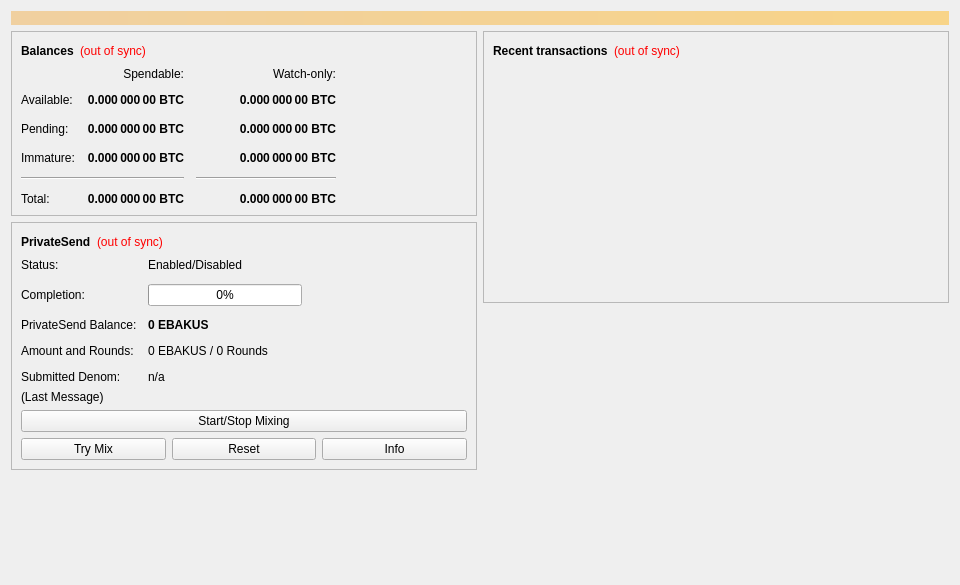
<?xml version="1.0" encoding="UTF-8"?>
<ui version="4.0">
 <class>OverviewPage</class>
 <widget class="QWidget" name="OverviewPage">
  <property name="geometry">
   <rect>
    <x>0</x>
    <y>0</y>
    <width>960</width>
    <height>585</height>
   </rect>
  </property>
  <property name="minimumSize">
   <size>
    <width>960</width>
    <height>0</height>
   </size>
  </property>
  <property name="windowTitle">
   <string>Form</string>
  </property>
  <layout class="QVBoxLayout" name="topLayout">
   <item>
    <widget class="QLabel" name="labelAlerts">
     <property name="visible">
      <bool>false</bool>
     </property>
     <property name="styleSheet">
      <string notr="true">background-color: qlineargradient(x1: 0, y1: 0, x2: 1, y2: 0, stop:0 #F0D0A0, stop:1 #F8D488); color:#000000;</string>
     </property>
     <property name="wordWrap">
      <bool>true</bool>
     </property>
     <property name="margin">
      <number>3</number>
     </property>
    </widget>
   </item>
   <item>
    <layout class="QHBoxLayout" name="horizontalLayout" stretch="1,1">
     <item>
      <layout class="QVBoxLayout" name="verticalLayout_2">
       <item>
        <widget class="QFrame" name="frame">
         <property name="frameShape">
          <enum>QFrame::StyledPanel</enum>
         </property>
         <property name="frameShadow">
          <enum>QFrame::Raised</enum>
         </property>
         <layout class="QVBoxLayout" name="verticalLayout_4">
          <item>
           <layout class="QHBoxLayout" name="horizontalLayout_4">
            <item>
             <widget class="QLabel" name="label_5">
              <property name="font">
               <font>
                <weight>75</weight>
                <bold>true</bold>
               </font>
              </property>
              <property name="text">
               <string>Balances</string>
              </property>
             </widget>
            </item>
            <item>
             <widget class="QLabel" name="labelWalletStatus">
              <property name="toolTip">
               <string>The displayed information may be out of date. Your wallet automatically synchronizes with the Ebakus network after a connection is established, but this process has not completed yet.</string>
              </property>
              <property name="styleSheet">
               <string notr="true">QLabel { color: red; }</string>
              </property>
              <property name="text">
               <string notr="true">(out of sync)</string>
              </property>
              <property name="alignment">
               <set>Qt::AlignLeading|Qt::AlignLeft|Qt::AlignVCenter</set>
              </property>
             </widget>
            </item>
            <item>
             <spacer name="horizontalSpacer_3">
              <property name="orientation">
               <enum>Qt::Horizontal</enum>
              </property>
              <property name="sizeHint" stdset="0">
               <size>
                <width>40</width>
                <height>20</height>
               </size>
              </property>
             </spacer>
            </item>
           </layout>
          </item>
          <item>
           <layout class="QGridLayout" name="gridLayout">
            <property name="spacing">
             <number>12</number>
            </property>
            <item row="2" column="2">
             <widget class="QLabel" name="labelWatchPending">
              <property name="font">
               <font>
                <weight>75</weight>
                <bold>true</bold>
               </font>
              </property>
              <property name="cursor">
               <cursorShape>IBeamCursor</cursorShape>
              </property>
              <property name="toolTip">
               <string>Unconfirmed transactions to watch-only addresses</string>
              </property>
              <property name="text">
               <string notr="true">0.000 000 00 BTC</string>
              </property>
              <property name="alignment">
               <set>Qt::AlignRight|Qt::AlignTrailing|Qt::AlignVCenter</set>
              </property>
              <property name="textInteractionFlags">
               <set>Qt::LinksAccessibleByMouse|Qt::TextSelectableByKeyboard|Qt::TextSelectableByMouse</set>
              </property>
             </widget>
            </item>
            <item row="2" column="1">
             <widget class="QLabel" name="labelUnconfirmed">
              <property name="font">
               <font>
                <weight>75</weight>
                <bold>true</bold>
               </font>
              </property>
              <property name="cursor">
               <cursorShape>IBeamCursor</cursorShape>
              </property>
              <property name="toolTip">
               <string>Total of transactions that have yet to be confirmed, and do not yet count toward the spendable balance</string>
              </property>
              <property name="text">
               <string notr="true">0.000 000 00 BTC</string>
              </property>
              <property name="alignment">
               <set>Qt::AlignRight|Qt::AlignTrailing|Qt::AlignVCenter</set>
              </property>
              <property name="textInteractionFlags">
               <set>Qt::LinksAccessibleByMouse|Qt::TextSelectableByKeyboard|Qt::TextSelectableByMouse</set>
              </property>
             </widget>
            </item>
            <item row="3" column="2">
             <widget class="QLabel" name="labelWatchImmature">
              <property name="font">
               <font>
                <weight>75</weight>
                <bold>true</bold>
               </font>
              </property>
              <property name="cursor">
               <cursorShape>IBeamCursor</cursorShape>
              </property>
              <property name="toolTip">
               <string>Mined balance in watch-only addresses that has not yet matured</string>
              </property>
              <property name="text">
               <string notr="true">0.000 000 00 BTC</string>
              </property>
              <property name="alignment">
               <set>Qt::AlignRight|Qt::AlignTrailing|Qt::AlignVCenter</set>
              </property>
              <property name="textInteractionFlags">
               <set>Qt::LinksAccessibleByMouse|Qt::TextSelectableByKeyboard|Qt::TextSelectableByMouse</set>
              </property>
             </widget>
            </item>
            <item row="4" column="0" colspan="2">
             <widget class="Line" name="lineSpendableBalance">
              <property name="orientation">
               <enum>Qt::Horizontal</enum>
              </property>
             </widget>
            </item>
            <item row="4" column="2">
             <widget class="Line" name="lineWatchBalance">
              <property name="sizePolicy">
               <sizepolicy hsizetype="Preferred" vsizetype="Fixed">
                <horstretch>0</horstretch>
                <verstretch>0</verstretch>
               </sizepolicy>
              </property>
              <property name="minimumSize">
               <size>
                <width>140</width>
                <height>0</height>
               </size>
              </property>
              <property name="orientation">
               <enum>Qt::Horizontal</enum>
              </property>
             </widget>
            </item>
            <item row="5" column="0">
             <widget class="QLabel" name="labelTotalText">
              <property name="text">
               <string>Total:</string>
              </property>
             </widget>
            </item>
            <item row="3" column="1">
             <widget class="QLabel" name="labelImmature">
              <property name="font">
               <font>
                <weight>75</weight>
                <bold>true</bold>
               </font>
              </property>
              <property name="cursor">
               <cursorShape>IBeamCursor</cursorShape>
              </property>
              <property name="toolTip">
               <string>Mined balance that has not yet matured</string>
              </property>
              <property name="text">
               <string notr="true">0.000 000 00 BTC</string>
              </property>
              <property name="alignment">
               <set>Qt::AlignRight|Qt::AlignTrailing|Qt::AlignVCenter</set>
              </property>
              <property name="textInteractionFlags">
               <set>Qt::LinksAccessibleByMouse|Qt::TextSelectableByKeyboard|Qt::TextSelectableByMouse</set>
              </property>
             </widget>
            </item>
            <item row="2" column="3">
             <spacer name="horizontalSpacer_2">
              <property name="orientation">
               <enum>Qt::Horizontal</enum>
              </property>
              <property name="sizeHint" stdset="0">
               <size>
                <width>40</width>
                <height>20</height>
               </size>
              </property>
             </spacer>
            </item>
            <item row="3" column="0">
             <widget class="QLabel" name="labelImmatureText">
              <property name="text">
               <string>Immature:</string>
              </property>
             </widget>
            </item>
            <item row="5" column="1">
             <widget class="QLabel" name="labelTotal">
              <property name="font">
               <font>
                <weight>75</weight>
                <bold>true</bold>
               </font>
              </property>
              <property name="cursor">
               <cursorShape>IBeamCursor</cursorShape>
              </property>
              <property name="toolTip">
               <string>Your current total balance</string>
              </property>
              <property name="text">
               <string notr="true">0.000 000 00 BTC</string>
              </property>
              <property name="alignment">
               <set>Qt::AlignRight|Qt::AlignTrailing|Qt::AlignVCenter</set>
              </property>
              <property name="textInteractionFlags">
               <set>Qt::LinksAccessibleByMouse|Qt::TextSelectableByKeyboard|Qt::TextSelectableByMouse</set>
              </property>
             </widget>
            </item>
            <item row="5" column="2">
             <widget class="QLabel" name="labelWatchTotal">
              <property name="font">
               <font>
                <weight>75</weight>
                <bold>true</bold>
               </font>
              </property>
              <property name="cursor">
               <cursorShape>IBeamCursor</cursorShape>
              </property>
              <property name="toolTip">
               <string>Current total balance in watch-only addresses</string>
              </property>
              <property name="text">
               <string notr="true">0.000 000 00 BTC</string>
              </property>
              <property name="alignment">
               <set>Qt::AlignRight|Qt::AlignTrailing|Qt::AlignVCenter</set>
              </property>
              <property name="textInteractionFlags">
               <set>Qt::LinksAccessibleByMouse|Qt::TextSelectableByKeyboard|Qt::TextSelectableByMouse</set>
              </property>
             </widget>
            </item>
            <item row="0" column="2">
             <widget class="QLabel" name="labelWatchonly">
              <property name="text">
               <string>Watch-only:</string>
              </property>
              <property name="alignment">
               <set>Qt::AlignRight|Qt::AlignTrailing|Qt::AlignVCenter</set>
              </property>
             </widget>
            </item>
            <item row="1" column="0">
             <widget class="QLabel" name="labelBalanceText">
              <property name="text">
               <string>Available:</string>
              </property>
             </widget>
            </item>
            <item row="1" column="1">
             <widget class="QLabel" name="labelBalance">
              <property name="font">
               <font>
                <weight>75</weight>
                <bold>true</bold>
               </font>
              </property>
              <property name="cursor">
               <cursorShape>IBeamCursor</cursorShape>
              </property>
              <property name="toolTip">
               <string>Your current spendable balance</string>
              </property>
              <property name="text">
               <string notr="true">0.000 000 00 BTC</string>
              </property>
              <property name="alignment">
               <set>Qt::AlignRight|Qt::AlignTrailing|Qt::AlignVCenter</set>
              </property>
              <property name="textInteractionFlags">
               <set>Qt::LinksAccessibleByMouse|Qt::TextSelectableByKeyboard|Qt::TextSelectableByMouse</set>
              </property>
             </widget>
            </item>
            <item row="1" column="2">
             <widget class="QLabel" name="labelWatchAvailable">
              <property name="font">
               <font>
                <weight>75</weight>
                <bold>true</bold>
               </font>
              </property>
              <property name="cursor">
               <cursorShape>IBeamCursor</cursorShape>
              </property>
              <property name="toolTip">
               <string>Your current balance in watch-only addresses</string>
              </property>
              <property name="text">
               <string notr="true">0.000 000 00 BTC</string>
              </property>
              <property name="alignment">
               <set>Qt::AlignRight|Qt::AlignTrailing|Qt::AlignVCenter</set>
              </property>
              <property name="textInteractionFlags">
               <set>Qt::LinksAccessibleByMouse|Qt::TextSelectableByKeyboard|Qt::TextSelectableByMouse</set>
              </property>
             </widget>
            </item>
            <item row="2" column="0">
             <widget class="QLabel" name="labelPendingText">
              <property name="text">
               <string>Pending:</string>
              </property>
             </widget>
            </item>
            <item row="0" column="1">
             <widget class="QLabel" name="labelSpendable">
              <property name="text">
               <string>Spendable:</string>
              </property>
              <property name="alignment">
               <set>Qt::AlignRight|Qt::AlignTrailing|Qt::AlignVCenter</set>
              </property>
             </widget>
            </item>
           </layout>
          </item>
         </layout>
        </widget>
       </item>
       <item>
        <widget class="QFrame" name="framePrivateSend">
         <property name="layoutDirection">
          <enum>Qt::LeftToRight</enum>
         </property>
         <property name="frameShape">
          <enum>QFrame::StyledPanel</enum>
         </property>
         <property name="frameShadow">
          <enum>QFrame::Raised</enum>
         </property>
         <layout class="QVBoxLayout" name="VerticalLayout_PS1">
          <item>
           <layout class="QHBoxLayout" name="horizontalLayout_5">
            <item>
             <widget class="QLabel" name="labelPrivateSendHeader">
              <property name="font">
               <font>
                <weight>75</weight>
                <bold>true</bold>
               </font>
              </property>
              <property name="text">
               <string>PrivateSend</string>
              </property>
             </widget>
            </item>
            <item>
             <widget class="QLabel" name="labelPrivateSendSyncStatus">
              <property name="toolTip">
               <string>The displayed information may be out of date. Your wallet automatically synchronizes with the Ebakus network after a connection is established, but this process has not completed yet.</string>
              </property>
              <property name="styleSheet">
               <string notr="true">QLabel { color: red; }</string>
              </property>
              <property name="text">
               <string notr="true">(out of sync)</string>
              </property>
              <property name="alignment">
               <set>Qt::AlignLeading|Qt::AlignLeft|Qt::AlignVCenter</set>
              </property>
             </widget>
            </item>
            <item>
             <spacer name="horizontalSpacer_4">
              <property name="orientation">
               <enum>Qt::Horizontal</enum>
              </property>
              <property name="sizeHint" stdset="0">
               <size>
                <width>40</width>
                <height>20</height>
               </size>
              </property>
             </spacer>
            </item>
           </layout>
          </item>
          <item>
           <layout class="QFormLayout" name="privateSendFormLayout">
            <property name="fieldGrowthPolicy">
             <enum>QFormLayout::AllNonFixedFieldsGrow</enum>
            </property>
            <property name="horizontalSpacing">
             <number>11</number>
            </property>
            <property name="verticalSpacing">
             <number>12</number>
            </property>
            <item row="0" column="0">
             <widget class="QLabel" name="labelPrivateSendEnabledText">
              <property name="text">
               <string>Status:</string>
              </property>
             </widget>
            </item>
            <item row="0" column="1">
             <widget class="QLabel" name="labelPrivateSendEnabled">
              <property name="text">
               <string>Enabled/Disabled</string>
              </property>
             </widget>
            </item>
            <item row="1" column="0">
             <widget class="QLabel" name="labelCompletitionText">
              <property name="text">
               <string>Completion:</string>
              </property>
             </widget>
            </item>
            <item row="1" column="1">
             <widget class="QProgressBar" name="privateSendProgress">
              <property name="maximumSize">
               <size>
                <width>154</width>
                <height>16777215</height>
               </size>
              </property>
              <property name="value">
               <number>0</number>
              </property>
             </widget>
            </item>
            <item row="2" column="0">
             <widget class="QLabel" name="labelAnonymizedText">
              <property name="text">
               <string>PrivateSend Balance:</string>
              </property>
             </widget>
            </item>
            <item row="2" column="1">
             <widget class="QLabel" name="labelAnonymized">
              <property name="font">
               <font>
                <weight>75</weight>
                <bold>true</bold>
               </font>
              </property>
              <property name="text">
               <string notr="true">0 EBAKUS</string>
              </property>
             </widget>
            </item>
            <item row="3" column="0">
             <widget class="QLabel" name="labelAmountAndRoundsText">
              <property name="text">
               <string>Amount and Rounds:</string>
              </property>
             </widget>
            </item>
            <item row="3" column="1">
             <widget class="QLabel" name="labelAmountRounds">
              <property name="text">
               <string>0 EBAKUS / 0 Rounds</string>
              </property>
             </widget>
            </item>
            <item row="4" column="0">
             <widget class="QLabel" name="labelSubmittedDenomText">
              <property name="text">
               <string>Submitted Denom:</string>
              </property>
             </widget>
            </item>
            <item row="4" column="1">
             <widget class="QLabel" name="labelSubmittedDenom">
              <property name="toolTip">
               <string>The denominations you submitted to the Masternode.&lt;br&gt;To mix, other users must submit the exact same denominations.</string>
              </property>
              <property name="text">
               <string>n/a</string>
              </property>
             </widget>
            </item>
           </layout>
          </item>
          <item>
           <layout class="QVBoxLayout" name="VerticalLayout_PS">
            <item>
             <widget class="QLabel" name="labelPrivateSendLastMessage">
              <property name="text">
               <string>(Last Message)</string>
              </property>
              <property name="alignment">
               <set>Qt::AlignLeading|Qt::AlignLeft|Qt::AlignTop</set>
              </property>
              <property name="wordWrap">
               <bool>true</bool>
              </property>
             </widget>
            </item>
            <item>
             <widget class="QPushButton" name="togglePrivateSend">
              <property name="sizePolicy">
               <sizepolicy hsizetype="MinimumExpanding" vsizetype="Fixed">
                <horstretch>0</horstretch>
                <verstretch>0</verstretch>
               </sizepolicy>
              </property>
              <property name="text">
               <string>Start/Stop Mixing</string>
              </property>
             </widget>
            </item>
            <item>
             <layout class="QHBoxLayout" name="horizontalLayout_debugbuttons">
              <item>
               <widget class="QPushButton" name="privateSendAuto">
                <property name="sizePolicy">
                 <sizepolicy hsizetype="MinimumExpanding" vsizetype="Fixed">
                  <horstretch>0</horstretch>
                  <verstretch>0</verstretch>
                 </sizepolicy>
                </property>
                <property name="toolTip">
                 <string>Try to manually submit a PrivateSend request.</string>
                </property>
                <property name="text">
                 <string>Try Mix</string>
                </property>
               </widget>
              </item>
              <item>
               <widget class="QPushButton" name="privateSendReset">
                <property name="sizePolicy">
                 <sizepolicy hsizetype="MinimumExpanding" vsizetype="Fixed">
                  <horstretch>0</horstretch>
                  <verstretch>0</verstretch>
                 </sizepolicy>
                </property>
                <property name="toolTip">
                 <string>Reset the current status of PrivateSend (can interrupt PrivateSend if it's in the process of Mixing, which can cost you money!)</string>
                </property>
                <property name="autoFillBackground">
                 <bool>false</bool>
                </property>
                <property name="text">
                 <string>Reset</string>
                </property>
               </widget>
              </item>
              <item>
               <widget class="QPushButton" name="privateSendInfo">
                <property name="sizePolicy">
                 <sizepolicy hsizetype="MinimumExpanding" vsizetype="Fixed">
                  <horstretch>0</horstretch>
                  <verstretch>0</verstretch>
                 </sizepolicy>
                </property>
                <property name="toolTip">
                 <string>Information about PrivateSend and Mixing</string>
                </property>
                <property name="text">
                 <string>Info</string>
                </property>
               </widget>
              </item>
             </layout>
            </item>
           </layout>
          </item>
         </layout>
        </widget>
       </item>
       <item>
        <spacer name="verticalSpacer">
         <property name="orientation">
          <enum>Qt::Vertical</enum>
         </property>
         <property name="sizeHint" stdset="0">
          <size>
           <width>20</width>
           <height>40</height>
          </size>
         </property>
        </spacer>
       </item>
      </layout>
     </item>
     <item>
      <layout class="QVBoxLayout" name="verticalLayout_3">
       <item>
        <widget class="QFrame" name="frame_2">
         <property name="frameShape">
          <enum>QFrame::StyledPanel</enum>
         </property>
         <property name="frameShadow">
          <enum>QFrame::Raised</enum>
         </property>
         <layout class="QVBoxLayout" name="verticalLayout">
          <item>
           <layout class="QHBoxLayout" name="horizontalLayout_2">
            <item>
             <widget class="QLabel" name="label_4">
              <property name="font">
               <font>
                <weight>75</weight>
                <bold>true</bold>
               </font>
              </property>
              <property name="text">
               <string>Recent transactions</string>
              </property>
             </widget>
            </item>
            <item>
             <widget class="QLabel" name="labelTransactionsStatus">
              <property name="toolTip">
               <string>The displayed information may be out of date. Your wallet automatically synchronizes with the Ebakus network after a connection is established, but this process has not completed yet.</string>
              </property>
              <property name="styleSheet">
               <string notr="true">QLabel { color: red; }</string>
              </property>
              <property name="text">
               <string notr="true">(out of sync)</string>
              </property>
              <property name="alignment">
               <set>Qt::AlignLeading|Qt::AlignLeft|Qt::AlignVCenter</set>
              </property>
             </widget>
            </item>
            <item>
             <spacer name="horizontalSpacer">
              <property name="orientation">
               <enum>Qt::Horizontal</enum>
              </property>
              <property name="sizeHint" stdset="0">
               <size>
                <width>40</width>
                <height>20</height>
               </size>
              </property>
             </spacer>
            </item>
           </layout>
          </item>
          <item>
           <widget class="QListView" name="listTransactions">
            <property name="styleSheet">
             <string notr="true">QListView { background: transparent; }</string>
            </property>
            <property name="frameShape">
             <enum>QFrame::NoFrame</enum>
            </property>
            <property name="verticalScrollBarPolicy">
             <enum>Qt::ScrollBarAlwaysOff</enum>
            </property>
            <property name="horizontalScrollBarPolicy">
             <enum>Qt::ScrollBarAlwaysOff</enum>
            </property>
            <property name="selectionMode">
             <enum>QAbstractItemView::NoSelection</enum>
            </property>
           </widget>
          </item>
         </layout>
        </widget>
       </item>
       <item>
        <spacer name="verticalSpacer_2">
         <property name="orientation">
          <enum>Qt::Vertical</enum>
         </property>
         <property name="sizeHint" stdset="0">
          <size>
           <width>20</width>
           <height>40</height>
          </size>
         </property>
        </spacer>
       </item>
      </layout>
     </item>
    </layout>
   </item>
  </layout>
 </widget>
 <resources/>
 <connections/>
</ui>
